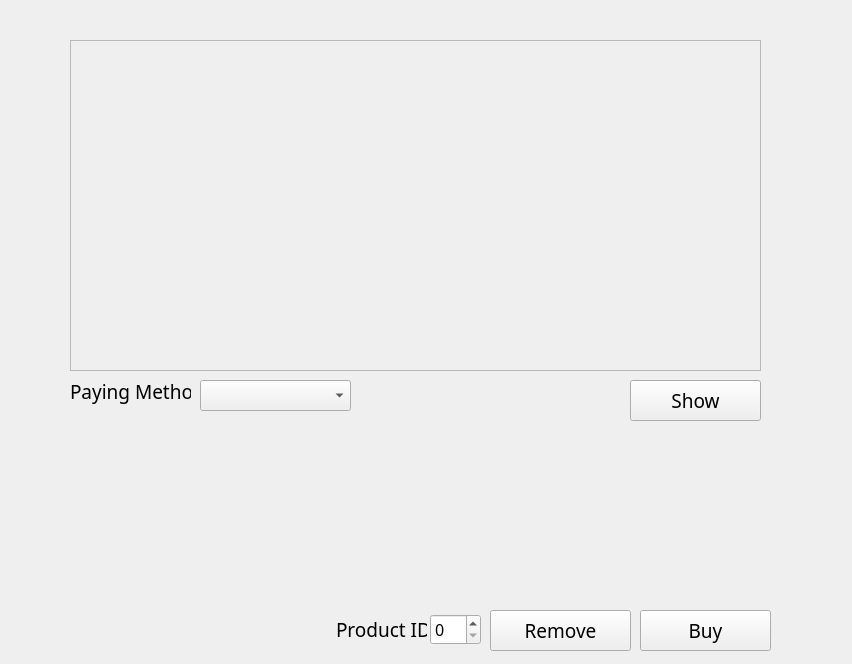
      <widget class="QWidget" name="CartPage">
       <widget class="QLabel" name="Cart_CartDisplay">
        <property name="geometry">
         <rect>
          <x>70</x>
          <y>40</y>
          <width>691</width>
          <height>331</height>
         </rect>
        </property>
        <property name="font">
         <font>
          <family>Source Sans Pro</family>
          <pointsize>14</pointsize>
         </font>
        </property>
        <property name="frameShape">
         <enum>QFrame::StyledPanel</enum>
        </property>
        <property name="text">
         <string/>
        </property>
        <property name="alignment">
         <set>Qt::AlignLeading|Qt::AlignLeft|Qt::AlignTop</set>
        </property>
       </widget>
       <widget class="QPushButton" name="Cart_BuyButton">
        <property name="geometry">
         <rect>
          <x>640</x>
          <y>610</y>
          <width>131</width>
          <height>41</height>
         </rect>
        </property>
        <property name="font">
         <font>
          <family>Coolvetica Rg</family>
          <pointsize>14</pointsize>
         </font>
        </property>
        <property name="text">
         <string>Buy</string>
        </property>
        <property name="flat">
         <bool>false</bool>
        </property>
       </widget>
       <widget class="QLabel" name="Cart_PayingMethodLabel">
        <property name="geometry">
         <rect>
          <x>70</x>
          <y>371</y>
          <width>121</width>
          <height>41</height>
         </rect>
        </property>
        <property name="font">
         <font>
          <family>Source Sans Pro</family>
          <pointsize>14</pointsize>
          <weight>50</weight>
          <bold>false</bold>
         </font>
        </property>
        <property name="text">
         <string>Paying Method</string>
        </property>
       </widget>
       <widget class="QPushButton" name="Cart_RemoveButton">
        <property name="geometry">
         <rect>
          <x>490</x>
          <y>610</y>
          <width>141</width>
          <height>41</height>
         </rect>
        </property>
        <property name="font">
         <font>
          <family>Coolvetica Rg</family>
          <pointsize>14</pointsize>
         </font>
        </property>
        <property name="text">
         <string>Remove</string>
        </property>
        <property name="flat">
         <bool>false</bool>
        </property>
       </widget>
       <widget class="QPushButton" name="Cart_ShowCartButton">
        <property name="geometry">
         <rect>
          <x>630</x>
          <y>380</y>
          <width>131</width>
          <height>41</height>
         </rect>
        </property>
        <property name="font">
         <font>
          <family>Coolvetica Rg</family>
          <pointsize>14</pointsize>
         </font>
        </property>
        <property name="text">
         <string>Show</string>
        </property>
        <property name="flat">
         <bool>false</bool>
        </property>
       </widget>
       <widget class="QSpinBox" name="Cart_ProductIDInput">
        <property name="geometry">
         <rect>
          <x>430</x>
          <y>614</y>
          <width>51</width>
          <height>31</height>
         </rect>
        </property>
        <property name="font">
         <font>
          <family>Source Sans Pro</family>
          <pointsize>12</pointsize>
         </font>
        </property>
        <property name="maximum">
         <number>999</number>
        </property>
       </widget>
       <widget class="QLabel" name="Cart_ProductIDLabel">
        <property name="geometry">
         <rect>
          <x>336</x>
          <y>609</y>
          <width>91</width>
          <height>41</height>
         </rect>
        </property>
        <property name="font">
         <font>
          <family>Source Sans Pro</family>
          <pointsize>14</pointsize>
          <weight>50</weight>
          <bold>false</bold>
         </font>
        </property>
        <property name="text">
         <string>Product ID</string>
        </property>
       </widget>
       <widget class="QComboBox" name="Cart_PayingMethodInput">
        <property name="geometry">
         <rect>
          <x>200</x>
          <y>380</y>
          <width>151</width>
          <height>31</height>
         </rect>
        </property>
        <property name="font">
         <font>
          <family>Source Sans Pro</family>
          <pointsize>12</pointsize>
         </font>
        </property>
       </widget>
       <widget class="QLabel" name="Cart_Background">
        <property name="geometry">
         <rect>
          <x>0</x>
          <y>0</y>
          <width>843</width>
          <height>655</height>
         </rect>
        </property>
        <property name="text">
         <string/>
        </property>
       </widget>
       <zorder>Cart_Background</zorder>
       <zorder>Cart_CartDisplay</zorder>
       <zorder>Cart_BuyButton</zorder>
       <zorder>Cart_PayingMethodLabel</zorder>
       <zorder>Cart_RemoveButton</zorder>
       <zorder>Cart_ShowCartButton</zorder>
       <zorder>Cart_ProductIDInput</zorder>
       <zorder>Cart_ProductIDLabel</zorder>
       <zorder>Cart_PayingMethodInput</zorder>
      </widget>
